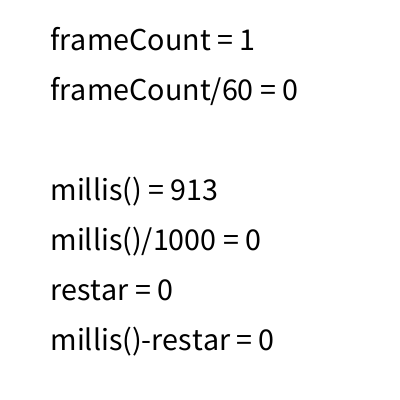
Frame 1 (no input)
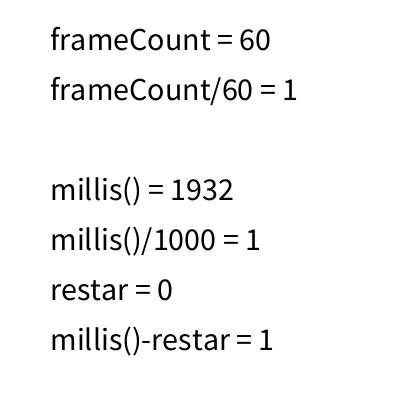
Frame 60 (the mouse pressed at the canvas centre just before this capture)
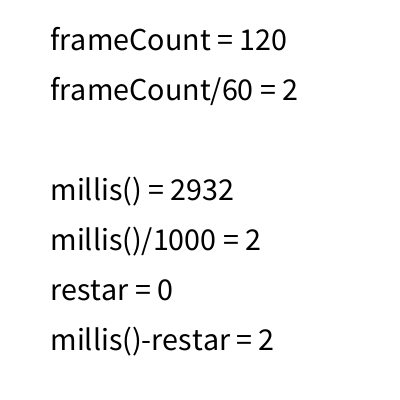
Frame 120 (the mouse held since frame 60 and released just before this capture)

The Processing sketch that drew these frames (run headless with seeded random() and noise(); from frame 60 on, the mouse is pressed at the canvas centre):

// Processing sketch: tiempo_con_frameCount
// ── tiempo_con_frameCount.pde

int restar;

void setup(){
  size(400,400);
  textSize(32);
  
  frameRate(60);  //fijo el frameRate
}

void draw(){
  background( 255 );
  fill( 0 );
  
  //TIEMPO manejado x frameCount
  //frameCount = cantidad de fotogramas desde que inicio el programa
  text( "frameCount = " + frameCount, 50, 50 );
  text( "frameCount/60 = " + frameCount/60, 50, 100 );
  
  //TIEMPO manejado x millis()
  text( "millis() = " + millis(), 50, 200 );
  text( "millis()/1000 = " + millis()/1000, 50, 250 );
  text( "restar = " + restar/1000, 50, 300 );
  text( "millis()-restar = " + (millis()-restar)/1000, 50, 350 );
  
}

void keyPressed(){
  restar = millis();
}
